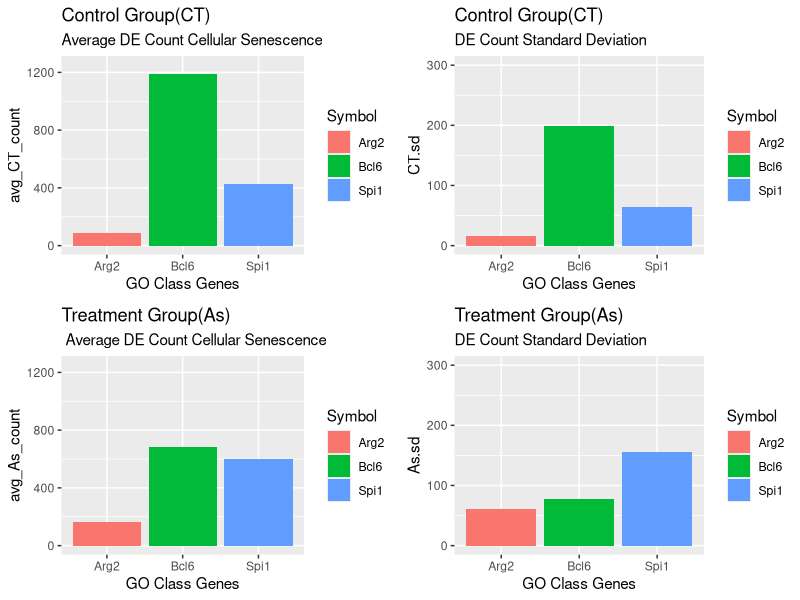
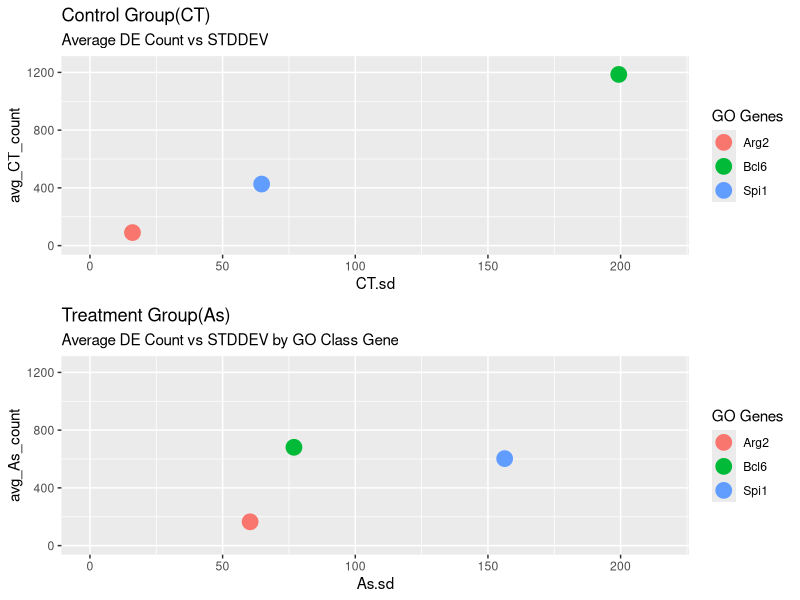

Recreate these plots in R, in order.
## ---- chunk 1

library(tidyverse)
library(rmarkdown)
library(readxl)
library(knitr)
library(ggpubr)
## ---- chunk 2
## read in raw read count and DE analysis data frames and the GO class data sets for cellular senescence

SY_read_counts <- read_excel("SY_read_counts.xlsx")

SY_DE_As25_vs_Ctrl_Readcounts <- read_excel("SY_DE_As25_vs_Ctrl_Readcounts.xlsx")

GO_term_summary_pos_reg <- read_excel("cellular_senescence_subcats/GO_term_summary_pos-reg.xlsx")

GO_term_summary_neg_reg <- read_excel("cellular_senescence_subcats/GO_term_summary_neg-reg.xlsx")

GO_term_summary_onco_induced <- read_excel("cellular_senescence_subcats/GO_term_summary_onco-induced.xlsx")

GO_term_summary_stress_induced <- read_excel("cellular_senescence_subcats/GO_term_summary_stress-induced.xlsx")
## ---- chunk 3
## merge the GO cellular senescence subcategory data frames

GO_terms_merged <- 
  bind_rows(list(GO_term_summary_pos_reg,
                 GO_term_summary_neg_reg,
                 GO_term_summary_onco_induced,
                 GO_term_summary_stress_induced))
## ---- chunk 4
## for practice I selected essential variables to reduce df size and changed the
## 'external_gene_name variable' to 'Symbol' to match the GO_terms_merged variable

DE.mod1 <- SY_DE_As25_vs_Ctrl_Readcounts |>
  rename(Symbol = external_gene_name) |>
  select(c(3,4,7:19))
## ---- chunk 5
## mutate the DE df for mean and sd

DE.mod2 <- DE.mod1 |>
  mutate(avg_As_count = (rowSums(DE.mod1[8:11])/4)) |>
  mutate(avg_CT_count = (rowSums(DE.mod1[12:15])/4))
## ---- chunk 6
## filter selected genes from DE.modified$Symbol df using GO_term_summary_pos_reg$Symbol variable
## use the proper join() to only keep the relative GO genes

DE.GO_merged <-
  inner_join(DE.mod2, GO_terms_merged, by = "Symbol") |>
  select(c(1,8:17,19,22))

## ---- chunk 7
## sd output is calculated by row for both classes of samples As and CT

As.sd <- apply(DE.GO_merged[c(2:5)], 1, sd)

CT.sd <- apply(DE.GO_merged[c(6:9)], 1, sd)

## now cbind() the array as a column to the DE.GO_merged_complete df

DE.GO_merged_complete <- DE.GO_merged |>
  cbind(As_sd = As.sd) |>
  cbind(CT_sd = CT.sd) |>
  select(1, 10:15)
## ---- chunk 8
## Plot AVG read count and STDDEV for As and CT samples for selected set of genes

pCT <- ggplot(DE.GO_merged_complete,
       aes(Symbol, avg_CT_count, fill = Symbol)) +
  geom_col() +
  labs(title = "Control Group(CT)", subtitle = "Average DE Count Cellular Senescence") +
  xlab("GO Class Genes") +
  ylim(0, 1250)
## ---- chunk 9
## Plot AVG read count and STDDEV for As and CT samples for selected set of genes

pAs <- ggplot(DE.GO_merged_complete,
       aes(Symbol, avg_As_count, fill = Symbol)) +
  geom_col() +
  labs(title = "Treatment Group(As)", subtitle = " Average DE Count Cellular Senescence") +
  xlab("GO Class Genes") +
  ylim(0, 1250)
## ---- chunk 10
## Plot AVG read count and STDDEV for As and CT samples for selected set of genes

pCTsd <- ggplot(DE.GO_merged_complete,
       aes(Symbol, CT.sd, fill = Symbol)) +
  geom_col() +
  labs(title = "Control Group(CT)", subtitle = "DE Count Standard Deviation") +
  xlab("GO Class Genes") +
  ylim(0, 300)
## ---- chunk 11
## Plot AVG read count and STDDEV for As and CT samples for selected set of genes

pAssd <- ggplot(DE.GO_merged_complete,
       aes(Symbol, As.sd, fill = Symbol)) +
  geom_col() +
  labs(title = "Treatment Group(As)", subtitle = "DE Count Standard Deviation") +
  xlab("GO Class Genes") +
  ylim(0, 300)
## ---- chunk 12

pCTvsSD <- ggplot(DE.GO_merged_complete,
       aes(CT.sd, avg_CT_count)) +
  geom_point(aes(color = Symbol), size = 5) +
  scale_color_discrete(name = "GO Genes") +
  labs(title = "Control Group(CT)", subtitle = "Average DE Count vs STDDEV") +
  ylim(0, 1250) +
  xlim(0, 215)
## ---- chunk 13

pAsvsSD <- ggplot(DE.GO_merged_complete,
       aes(As.sd, avg_As_count)) +
  geom_point(aes(color = Symbol), size = 5) +
  scale_color_discrete(name = "GO Genes") +
  labs(title = "Treatment Group(As)", subtitle = "Average DE Count vs STDDEV by GO Class Gene") +
  ylim(0, 1250) +
  xlim(0, 215)
## ---- chunk 14
## combined single variable plots in one figure 

fig1 <- ggarrange(pCT, pCTsd, pAs, pAssd)

fig1
## ---- chunk 15
## combined multi-variable plots in one figure

fig2 <- ggarrange(pCTvsSD, pAsvsSD, ncol = 1, nrow = 2)

fig2
